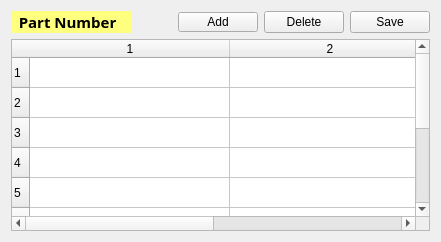
      <widget class="QWidget" name="layoutWidget_2">
       <layout class="QVBoxLayout" name="verticalLayout_3">
        <item>
         <layout class="QHBoxLayout" name="horizontalLayout_6">
          <item>
           <widget class="QLabel" name="label_7">
            <property name="maximumSize">
             <size>
              <width>1000</width>
              <height>16777215</height>
             </size>
            </property>
            <property name="palette">
             <palette>
              <active>
               <colorrole role="WindowText">
                <brush brushstyle="SolidPattern">
                 <color alpha="255">
                  <red>0</red>
                  <green>0</green>
                  <blue>0</blue>
                 </color>
                </brush>
               </colorrole>
               <colorrole role="Button">
                <brush brushstyle="SolidPattern">
                 <color alpha="255">
                  <red>255</red>
                  <green>255</green>
                  <blue>127</blue>
                 </color>
                </brush>
               </colorrole>
               <colorrole role="Light">
                <brush brushstyle="SolidPattern">
                 <color alpha="255">
                  <red>255</red>
                  <green>255</green>
                  <blue>255</blue>
                 </color>
                </brush>
               </colorrole>
               <colorrole role="Midlight">
                <brush brushstyle="SolidPattern">
                 <color alpha="255">
                  <red>255</red>
                  <green>255</green>
                  <blue>191</blue>
                 </color>
                </brush>
               </colorrole>
               <colorrole role="Dark">
                <brush brushstyle="SolidPattern">
                 <color alpha="255">
                  <red>127</red>
                  <green>127</green>
                  <blue>63</blue>
                 </color>
                </brush>
               </colorrole>
               <colorrole role="Mid">
                <brush brushstyle="SolidPattern">
                 <color alpha="255">
                  <red>170</red>
                  <green>170</green>
                  <blue>84</blue>
                 </color>
                </brush>
               </colorrole>
               <colorrole role="Text">
                <brush brushstyle="SolidPattern">
                 <color alpha="255">
                  <red>0</red>
                  <green>0</green>
                  <blue>0</blue>
                 </color>
                </brush>
               </colorrole>
               <colorrole role="BrightText">
                <brush brushstyle="SolidPattern">
                 <color alpha="255">
                  <red>255</red>
                  <green>255</green>
                  <blue>255</blue>
                 </color>
                </brush>
               </colorrole>
               <colorrole role="ButtonText">
                <brush brushstyle="SolidPattern">
                 <color alpha="255">
                  <red>0</red>
                  <green>0</green>
                  <blue>0</blue>
                 </color>
                </brush>
               </colorrole>
               <colorrole role="Base">
                <brush brushstyle="SolidPattern">
                 <color alpha="255">
                  <red>255</red>
                  <green>255</green>
                  <blue>255</blue>
                 </color>
                </brush>
               </colorrole>
               <colorrole role="Window">
                <brush brushstyle="SolidPattern">
                 <color alpha="255">
                  <red>255</red>
                  <green>255</green>
                  <blue>127</blue>
                 </color>
                </brush>
               </colorrole>
               <colorrole role="Shadow">
                <brush brushstyle="SolidPattern">
                 <color alpha="255">
                  <red>0</red>
                  <green>0</green>
                  <blue>0</blue>
                 </color>
                </brush>
               </colorrole>
               <colorrole role="AlternateBase">
                <brush brushstyle="SolidPattern">
                 <color alpha="255">
                  <red>255</red>
                  <green>255</green>
                  <blue>191</blue>
                 </color>
                </brush>
               </colorrole>
               <colorrole role="ToolTipBase">
                <brush brushstyle="SolidPattern">
                 <color alpha="255">
                  <red>255</red>
                  <green>255</green>
                  <blue>220</blue>
                 </color>
                </brush>
               </colorrole>
               <colorrole role="ToolTipText">
                <brush brushstyle="SolidPattern">
                 <color alpha="255">
                  <red>0</red>
                  <green>0</green>
                  <blue>0</blue>
                 </color>
                </brush>
               </colorrole>
              </active>
              <inactive>
               <colorrole role="WindowText">
                <brush brushstyle="SolidPattern">
                 <color alpha="255">
                  <red>0</red>
                  <green>0</green>
                  <blue>0</blue>
                 </color>
                </brush>
               </colorrole>
               <colorrole role="Button">
                <brush brushstyle="SolidPattern">
                 <color alpha="255">
                  <red>255</red>
                  <green>255</green>
                  <blue>127</blue>
                 </color>
                </brush>
               </colorrole>
               <colorrole role="Light">
                <brush brushstyle="SolidPattern">
                 <color alpha="255">
                  <red>255</red>
                  <green>255</green>
                  <blue>255</blue>
                 </color>
                </brush>
               </colorrole>
               <colorrole role="Midlight">
                <brush brushstyle="SolidPattern">
                 <color alpha="255">
                  <red>255</red>
                  <green>255</green>
                  <blue>191</blue>
                 </color>
                </brush>
               </colorrole>
               <colorrole role="Dark">
                <brush brushstyle="SolidPattern">
                 <color alpha="255">
                  <red>127</red>
                  <green>127</green>
                  <blue>63</blue>
                 </color>
                </brush>
               </colorrole>
               <colorrole role="Mid">
                <brush brushstyle="SolidPattern">
                 <color alpha="255">
                  <red>170</red>
                  <green>170</green>
                  <blue>84</blue>
                 </color>
                </brush>
               </colorrole>
               <colorrole role="Text">
                <brush brushstyle="SolidPattern">
                 <color alpha="255">
                  <red>0</red>
                  <green>0</green>
                  <blue>0</blue>
                 </color>
                </brush>
               </colorrole>
               <colorrole role="BrightText">
                <brush brushstyle="SolidPattern">
                 <color alpha="255">
                  <red>255</red>
                  <green>255</green>
                  <blue>255</blue>
                 </color>
                </brush>
               </colorrole>
               <colorrole role="ButtonText">
                <brush brushstyle="SolidPattern">
                 <color alpha="255">
                  <red>0</red>
                  <green>0</green>
                  <blue>0</blue>
                 </color>
                </brush>
               </colorrole>
               <colorrole role="Base">
                <brush brushstyle="SolidPattern">
                 <color alpha="255">
                  <red>255</red>
                  <green>255</green>
                  <blue>255</blue>
                 </color>
                </brush>
               </colorrole>
               <colorrole role="Window">
                <brush brushstyle="SolidPattern">
                 <color alpha="255">
                  <red>255</red>
                  <green>255</green>
                  <blue>127</blue>
                 </color>
                </brush>
               </colorrole>
               <colorrole role="Shadow">
                <brush brushstyle="SolidPattern">
                 <color alpha="255">
                  <red>0</red>
                  <green>0</green>
                  <blue>0</blue>
                 </color>
                </brush>
               </colorrole>
               <colorrole role="AlternateBase">
                <brush brushstyle="SolidPattern">
                 <color alpha="255">
                  <red>255</red>
                  <green>255</green>
                  <blue>191</blue>
                 </color>
                </brush>
               </colorrole>
               <colorrole role="ToolTipBase">
                <brush brushstyle="SolidPattern">
                 <color alpha="255">
                  <red>255</red>
                  <green>255</green>
                  <blue>220</blue>
                 </color>
                </brush>
               </colorrole>
               <colorrole role="ToolTipText">
                <brush brushstyle="SolidPattern">
                 <color alpha="255">
                  <red>0</red>
                  <green>0</green>
                  <blue>0</blue>
                 </color>
                </brush>
               </colorrole>
              </inactive>
              <disabled>
               <colorrole role="WindowText">
                <brush brushstyle="SolidPattern">
                 <color alpha="255">
                  <red>127</red>
                  <green>127</green>
                  <blue>63</blue>
                 </color>
                </brush>
               </colorrole>
               <colorrole role="Button">
                <brush brushstyle="SolidPattern">
                 <color alpha="255">
                  <red>255</red>
                  <green>255</green>
                  <blue>127</blue>
                 </color>
                </brush>
               </colorrole>
               <colorrole role="Light">
                <brush brushstyle="SolidPattern">
                 <color alpha="255">
                  <red>255</red>
                  <green>255</green>
                  <blue>255</blue>
                 </color>
                </brush>
               </colorrole>
               <colorrole role="Midlight">
                <brush brushstyle="SolidPattern">
                 <color alpha="255">
                  <red>255</red>
                  <green>255</green>
                  <blue>191</blue>
                 </color>
                </brush>
               </colorrole>
               <colorrole role="Dark">
                <brush brushstyle="SolidPattern">
                 <color alpha="255">
                  <red>127</red>
                  <green>127</green>
                  <blue>63</blue>
                 </color>
                </brush>
               </colorrole>
               <colorrole role="Mid">
                <brush brushstyle="SolidPattern">
                 <color alpha="255">
                  <red>170</red>
                  <green>170</green>
                  <blue>84</blue>
                 </color>
                </brush>
               </colorrole>
               <colorrole role="Text">
                <brush brushstyle="SolidPattern">
                 <color alpha="255">
                  <red>127</red>
                  <green>127</green>
                  <blue>63</blue>
                 </color>
                </brush>
               </colorrole>
               <colorrole role="BrightText">
                <brush brushstyle="SolidPattern">
                 <color alpha="255">
                  <red>255</red>
                  <green>255</green>
                  <blue>255</blue>
                 </color>
                </brush>
               </colorrole>
               <colorrole role="ButtonText">
                <brush brushstyle="SolidPattern">
                 <color alpha="255">
                  <red>127</red>
                  <green>127</green>
                  <blue>63</blue>
                 </color>
                </brush>
               </colorrole>
               <colorrole role="Base">
                <brush brushstyle="SolidPattern">
                 <color alpha="255">
                  <red>255</red>
                  <green>255</green>
                  <blue>127</blue>
                 </color>
                </brush>
               </colorrole>
               <colorrole role="Window">
                <brush brushstyle="SolidPattern">
                 <color alpha="255">
                  <red>255</red>
                  <green>255</green>
                  <blue>127</blue>
                 </color>
                </brush>
               </colorrole>
               <colorrole role="Shadow">
                <brush brushstyle="SolidPattern">
                 <color alpha="255">
                  <red>0</red>
                  <green>0</green>
                  <blue>0</blue>
                 </color>
                </brush>
               </colorrole>
               <colorrole role="AlternateBase">
                <brush brushstyle="SolidPattern">
                 <color alpha="255">
                  <red>255</red>
                  <green>255</green>
                  <blue>127</blue>
                 </color>
                </brush>
               </colorrole>
               <colorrole role="ToolTipBase">
                <brush brushstyle="SolidPattern">
                 <color alpha="255">
                  <red>255</red>
                  <green>255</green>
                  <blue>220</blue>
                 </color>
                </brush>
               </colorrole>
               <colorrole role="ToolTipText">
                <brush brushstyle="SolidPattern">
                 <color alpha="255">
                  <red>0</red>
                  <green>0</green>
                  <blue>0</blue>
                 </color>
                </brush>
               </colorrole>
              </disabled>
             </palette>
            </property>
            <property name="font">
             <font>
              <family>Segoe Print</family>
              <pointsize>11</pointsize>
              <weight>75</weight>
              <italic>false</italic>
              <bold>true</bold>
              <underline>false</underline>
              <stylestrategy>PreferDefault</stylestrategy>
              <kerning>true</kerning>
             </font>
            </property>
            <property name="autoFillBackground">
             <bool>true</bool>
            </property>
            <property name="text">
             <string>  Part Number    </string>
            </property>
           </widget>
          </item>
          <item>
           <layout class="QHBoxLayout" name="horizontalLayout_3">
            <item>
             <spacer name="horizontalSpacer_3">
              <property name="orientation">
               <enum>Qt::Horizontal</enum>
              </property>
              <property name="sizeHint" stdset="0">
               <size>
                <width>40</width>
                <height>20</height>
               </size>
              </property>
             </spacer>
            </item>
            <item>
             <widget class="QPushButton" name="btn_add_pn">
              <property name="maximumSize">
               <size>
                <width>500</width>
                <height>20</height>
               </size>
              </property>
              <property name="text">
               <string>Add</string>
              </property>
             </widget>
            </item>
            <item>
             <widget class="QPushButton" name="btn_delete_pn">
              <property name="text">
               <string>Delete</string>
              </property>
             </widget>
            </item>
            <item>
             <widget class="QPushButton" name="pushButton_OptValueAdd_3">
              <property name="text">
               <string>Save</string>
              </property>
             </widget>
            </item>
           </layout>
          </item>
         </layout>
        </item>
        <item>
         <widget class="QTableWidget" name="tw_pn">
          <property name="rowCount">
           <number>10</number>
          </property>
          <property name="columnCount">
           <number>2</number>
          </property>
          <attribute name="horizontalHeaderDefaultSectionSize">
           <number>200</number>
          </attribute>
          <row/>
          <row/>
          <row/>
          <row/>
          <row/>
          <row/>
          <row/>
          <row/>
          <row/>
          <row/>
          <column/>
          <column/>
         </widget>
        </item>
       </layout>
      </widget>
